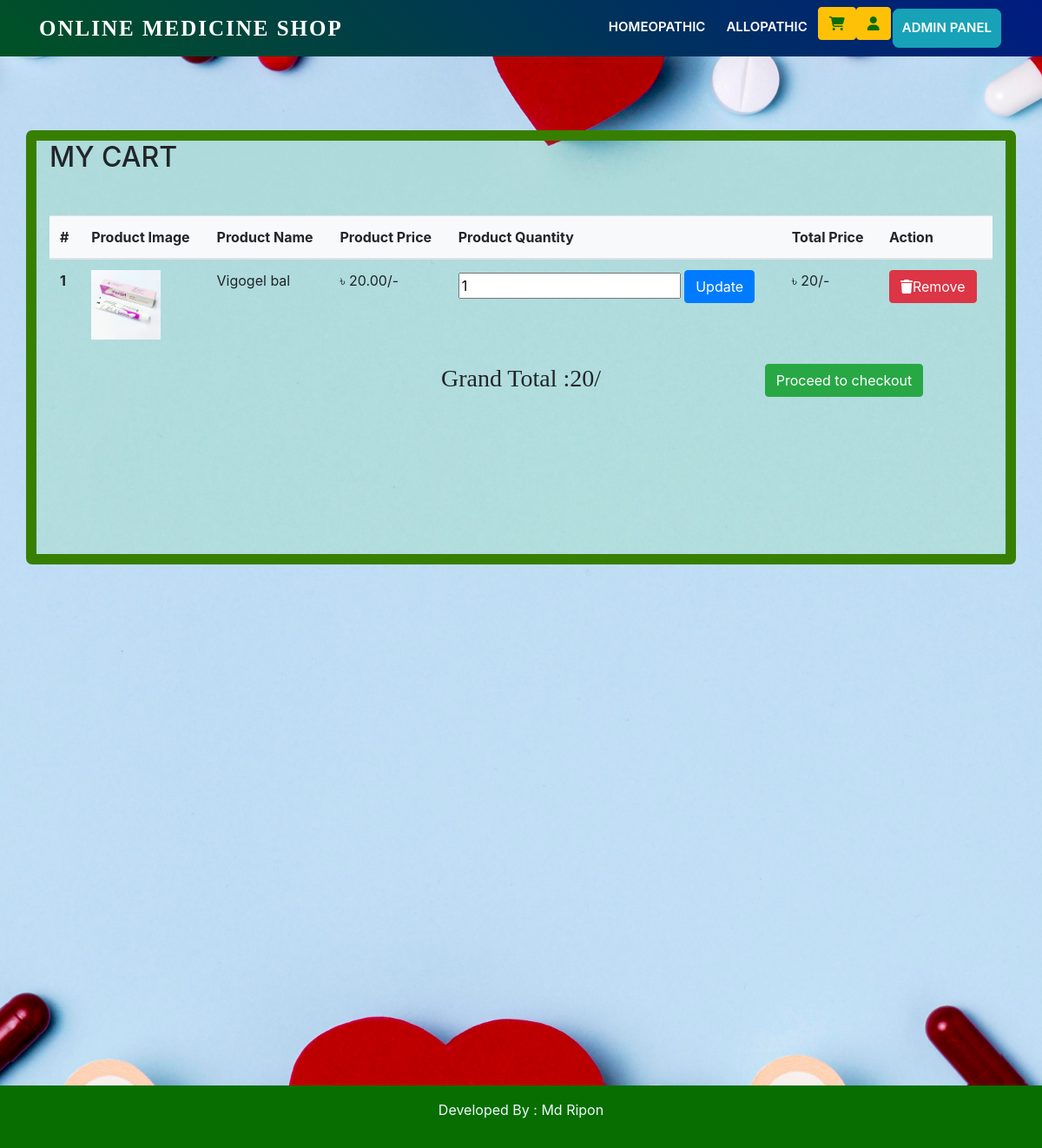
The app's page /cart.php with its own data.
### tables this page shows
CREATE TABLE `cart` (
  `id` int(11) NOT NULL,
  `name` varchar(100) NOT NULL,
  `price` varchar(100) NOT NULL,
  `image` varchar(100) NOT NULL,
  `quantity` int(20) NOT NULL
);

### cart.php (the view, shortened to what this page needs)
<?php
include 'includes/header.php';
?>
<div class="container" style="margin-top:150px;margin-bottom:600px;background: #30df0517;border-radius: 7px;height: 500px; border:12px solid #377f00;">
    <h2>MY CART</h2>
    <table class="table table-hover mt-5">
        <?php
        $select_cart_products=mysqli_query($conn, "SELECT * FROM cart");
        $num=1;
        $grand_total=0;
        if (mysqli_num_rows($select_cart_products)>0) {
           echo '<thead class="bg-light">
           <tr>
             <th scope="col">#</th>
             <th scope="col">Product Image</th>
             <th scope="col">Product Name</th>
             <th scope="col">Product Price</th>
             <th scope="col">Product Quantity</th>
             <th scope="col">Total Price</th>
             <th scope="col">Action</th>
           </tr>
         </thead>
         <tbody>';
         while($fetch_cart_product=mysqli_fetch_assoc($select_cart_products)){
            ?>
 <tr>
      <th scope="row"><?php echo $num?></th>
      <td><img style="height:80px;" src="admin/uploads/<?php echo $fetch_cart_product['image']?>" alt=""></td>
      <td><?php echo $fetch_cart_product['name']?></td>
      <td>৳ <?php echo $fetch_cart_product['price']?>/-</td>
      <td>
        <form action="" method=POST>
        <div class="quantity_box">
            <input type="number" min="1" value="<?php echo $fetch_cart_product['quantity']?>" name="update_quantity">
            <input class="btn btn-primary" type="submit" Value="Update" name="update_product_quantity">
        </div>
        </form>
      </td>
      <td>৳ <?php echo $subtotal= ($fetch_cart_product['price']*$fetch_cart_product['quantity'])?>/-</td>
      <td>
        <a class="btn btn-danger" href="cart.php?remove=<?php echo $fetch_cart_product['id']?>"><i class="fas fa-trash"></i>Remove</a>
      </td>
    </tr>
        <?php
        $grand_total=$grand_total+($fetch_cart_product['price']*$fetch_cart_product['quantity']);
         $num++;
         }
        }else{
            echo "No Products";
        }
        ?>
  </tbody>
</table>
<div class="bottom_area">
<div class="row">
    <div class="col-md-4">
    </div>
    <div class="col-md-4">
        <div class="checkout_btn d-flex justify-content-center">
        <h3 style="font-family:cursive;">Grand Total :<span><?php echo $grand_total?>/</span></h3>
        </div>
    </div>
    <div class="col-md-4">
    <div class="checkout_btn d-flex justify-content-center">
        <?php
        if ($grand_total > 0) {
            echo '<a href="checkout.php" class="btn btn-success">Proceed to checkout</a>';
        }
        ?>
    </div>
</div>
</div>
</div>
</div>
<?php
include 'includes/footer.php';
?>

### assets/css/style.css (style rules this page uses)
img { max-width: 100%; }
img { vertical-align: middle; border-style: none; }

### records on screen
cart: image (picture), name "Vigogel bal", price "20.00", update_quantity "1", $subtotal= ($fetch_cart_product['price']*$fetch_cart_product['quantity']) "20"

### other values on screen
$grand_total "20"
